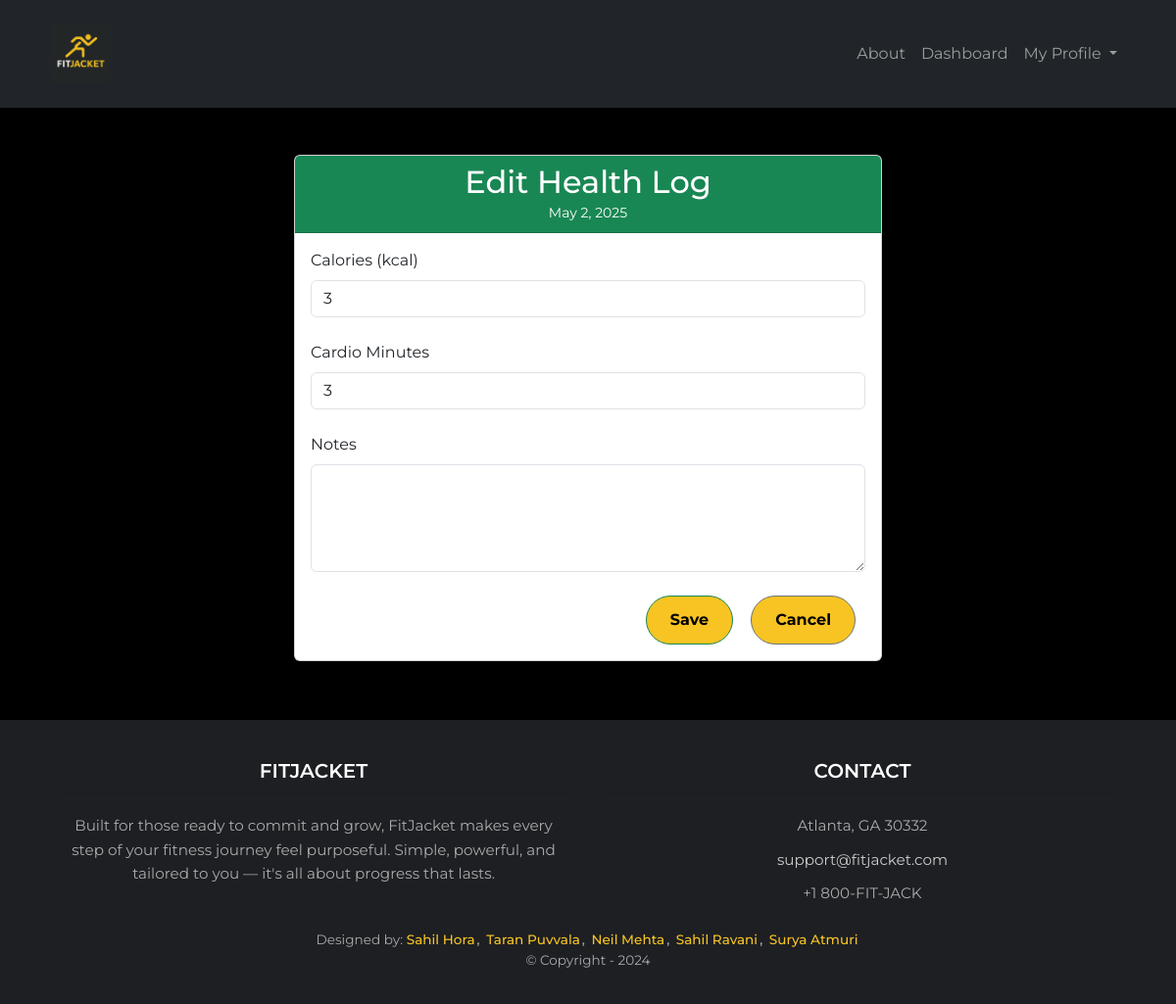
The page /dashboard/health-history/edit/3/ (signed in) on the database its author committed.
### dashboard/models.py (models this page shows, shortened)
class HealthLog(models.Model):
    user = models.ForeignKey(User, on_delete=models.CASCADE)
    date = models.DateField()
    calories = models.PositiveIntegerField(null=True, blank=True)
    cardio_minutes = models.PositiveIntegerField(null=True, blank=True)
    notes = models.TextField(blank=True, null=True)  # New field

### dashboard/views.py (the view)
# urls.py: path('health-history/edit/<int:log_id>/', views.edit_health_log, name='dashboard.edit_health_log'),
@login_required
def edit_health_log(request, log_id):
    hl = get_object_or_404(HealthLog, id=log_id, user=request.user)
    if request.method == 'POST':
        hl.calories       = request.POST.get('calories') or 0
        hl.cardio_minutes = request.POST.get('cardio_minutes') or 0
        hl.notes          = request.POST.get('notes', '')
        hl.save()
        return redirect('dashboard.health_history')
    return render(request, 'dashboard/edit_health_log.html', {'health_log': hl})

### dashboard/templates/dashboard/edit_health_log.html (shortened to what this page needs)
{% extends "base.html" %}
{% block content %}
<div class="container mt-5">
  <div class="card shadow-sm mx-auto" style="max-width: 600px;">
    <div class="card-header bg-success text-white text-center">
      <h2 class="mb-0">Edit Health Log</h2>
      <small>{{ health_log.date }}</small>
    </div>
    <div class="card-body">
      <form method="post">
        <div class="mb-4">
          <label for="calories" class="form-label">Calories (kcal)</label>
          <input
            type="number"
            id="calories"
            name="calories"
            class="form-control"
            value="{{ health_log.calories }}"
            min="0"
            required>
        </div>
        <div class="mb-4">
          <label for="cardio_minutes" class="form-label">Cardio Minutes</label>
          <input
            type="number"
            id="cardio_minutes"
            name="cardio_minutes"
            class="form-control"
            value="{{ health_log.cardio_minutes }}"
            min="0"
            required>
        </div>
        <div class="mb-4">
          <label for="notes" class="form-label">Notes</label>
          <textarea
            id="notes"
            name="notes"
            class="form-control"
            rows="4">{{ health_log.notes }}</textarea>
        </div>
        <div class="d-flex justify-content-end">
          <button type="submit" class="btn btn-success me-2 px-4">Save</button>
          <a href="{% url 'dashboard.health_history' %}" class="btn btn-outline-secondary px-4">
            Cancel
          </a>
        </div>
      </form>
    </div>
  </div>
</div>
{% endblock %}

### trainquest/static/css/styles.css (style rules this page uses)
body { background-color: #000; color: #fff; font-family: 'Montserrat', sans-serif; margin: 0; padding: 0; text-align: center; }
.btn { background-color: #F8C424; color: #000; padding: 12px 30px; border-radius: 30px; text-decoration: none; font-weight: bold; margin: 0 10px; font-size: 1rem; transition: background-color 0.3s; }
.card-body { text-align: left; }

### rows shown on the page
HealthLog: date "May 2, 2025", calories "3", cardio_minutes "3"
